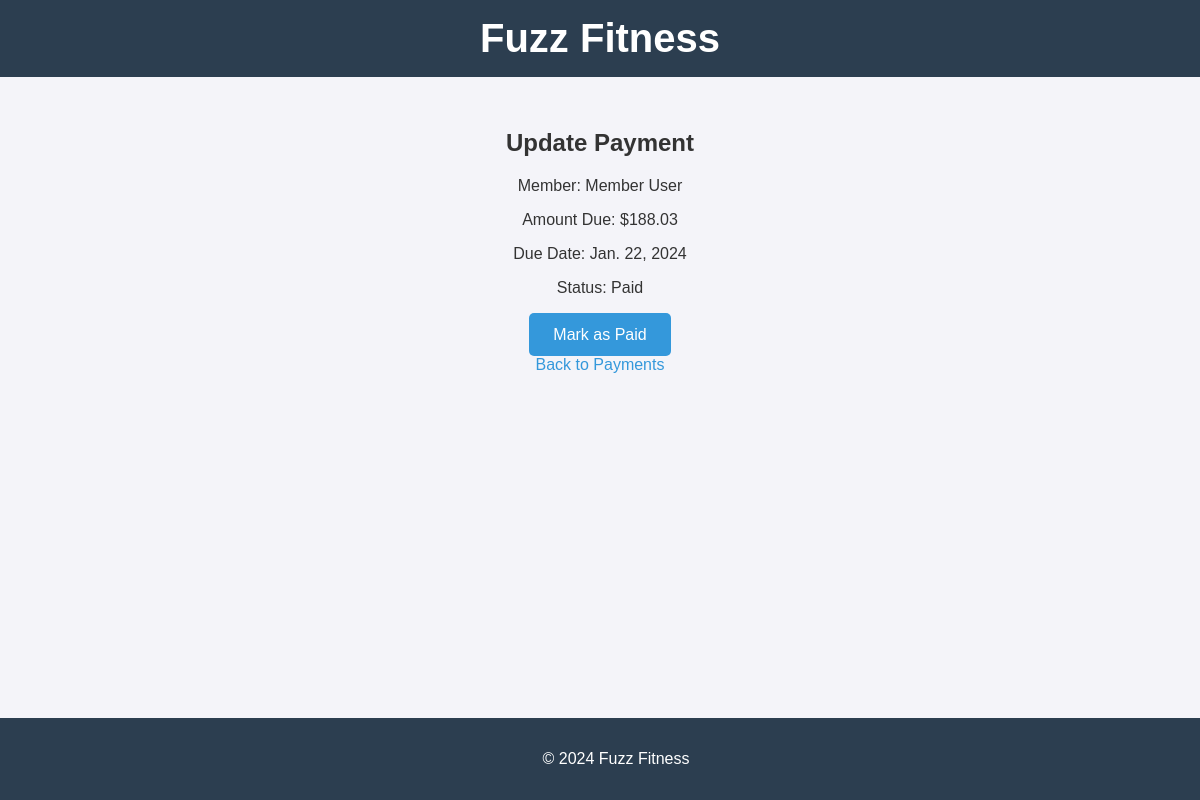
The page /update-payment/1/ (signed in) on the database its author committed.
### fitness_app/models.py (models this page shows, shortened)
class Payment(models.Model):
    member = models.ForeignKey(Member, on_delete=models.CASCADE, related_name="payments")
    amount_due = models.DecimalField(max_digits=10, decimal_places=2)
    due_date = models.DateField()
    payment_date = models.DateField(null=True, blank=True)
    is_paid = models.BooleanField(default=False)
    fine_amount = models.DecimalField(max_digits=6, decimal_places=2, default=0.00)

class Member(models.Model):
    first_name = models.CharField(max_length=50)
    last_name = models.CharField(max_length=50)
    street_address = models.CharField(max_length=255)
    city = models.CharField(max_length=100)
    state = models.CharField(max_length=50)
    zipcode = models.CharField(max_length=10)
    date_of_birth = models.DateField()
    goal_description = models.TextField(default="No Goal Specified")
    goal_date = models.DateField()
    goal_weight = models.IntegerField(default=0)
    date_joined = models.DateField(auto_now_add=True)

### fitness_app/views.py (the view)
# urls.py: path('update-payment/<int:payment_id>/', views.update_payment, name='update_payment'),
@login_required
def update_payment(request, payment_id):
    try:
        user_role = UserRole.objects.get(user=request.user).role.name
    except UserRole.DoesNotExist:
        return render(request, "error.html", {"message": "Access Denied"})
    if user_role != "Receptionist":
        return render(request, "error.html", {"message": "Access Denied"})
    payment = get_object_or_404(Payment, id=payment_id)
    if request.method == "POST":
        payment.payment_date = date.today()
        payment.is_paid = True
        payment.save()
        return redirect("track_payment")
    return render(request, "update_payment.html", {"payment": payment})

### fitness_app/templates/update_payment.html (shortened to what this page needs)
{% load static %}
<!DOCTYPE html>
<html lang="en">
<head>
    <link rel="stylesheet" href="{% static 'css/style.css' %}">
</head>
<body>
    <header>
        <h1>Fuzz Fitness</h1>
    </header>
    <main>
        <h2>Update Payment</h2>
        <p>Member: {{ payment.member.first_name }} {{ payment.member.last_name }}</p>
        <p>Amount Due: ${{ payment.amount_due }}</p>
        <p>Due Date: {{ payment.due_date }}</p>
        <p>Status: {% if payment.is_paid %}Paid{% else %}Unpaid{% endif %}</p>
        <form method="POST">
            <button type="submit">Mark as Paid</button>
        </form>
        <a href="{% url 'track_payment' %}">Back to Payments</a>
    </main>
    <footer>
        <p>&copy; 2024 Fuzz Fitness</p>
    </footer>
</body>
</html>

### static/css/style.css (style rules this page uses)
body { font-family: 'Arial', sans-serif; margin: 0; padding: 0; background-color: #f4f4f9; color: #333; }
header { background-color: #2c3e50; color: white; padding: 1rem 2rem; text-align: center; }
header h1 { margin: 0; font-size: 2.5rem; }
footer { background-color: #2c3e50; color: white; text-align: center; padding: 1rem; position: fixed; bottom: 0; width: 100%; }
main { padding: 2rem; text-align: center; }
button { background-color: #3498db; color: white; border: none; padding: 0.8rem 1.5rem; font-size: 1rem; cursor: pointer; border-radius: 5px; transition: background-color 0.3s ease; }
a { color: #3498db; text-decoration: none; }

### rows shown on the page
Payment: member.first_name "Member", member.last_name "User", amount_due "188.03", due_date "Jan. 22, 2024"
